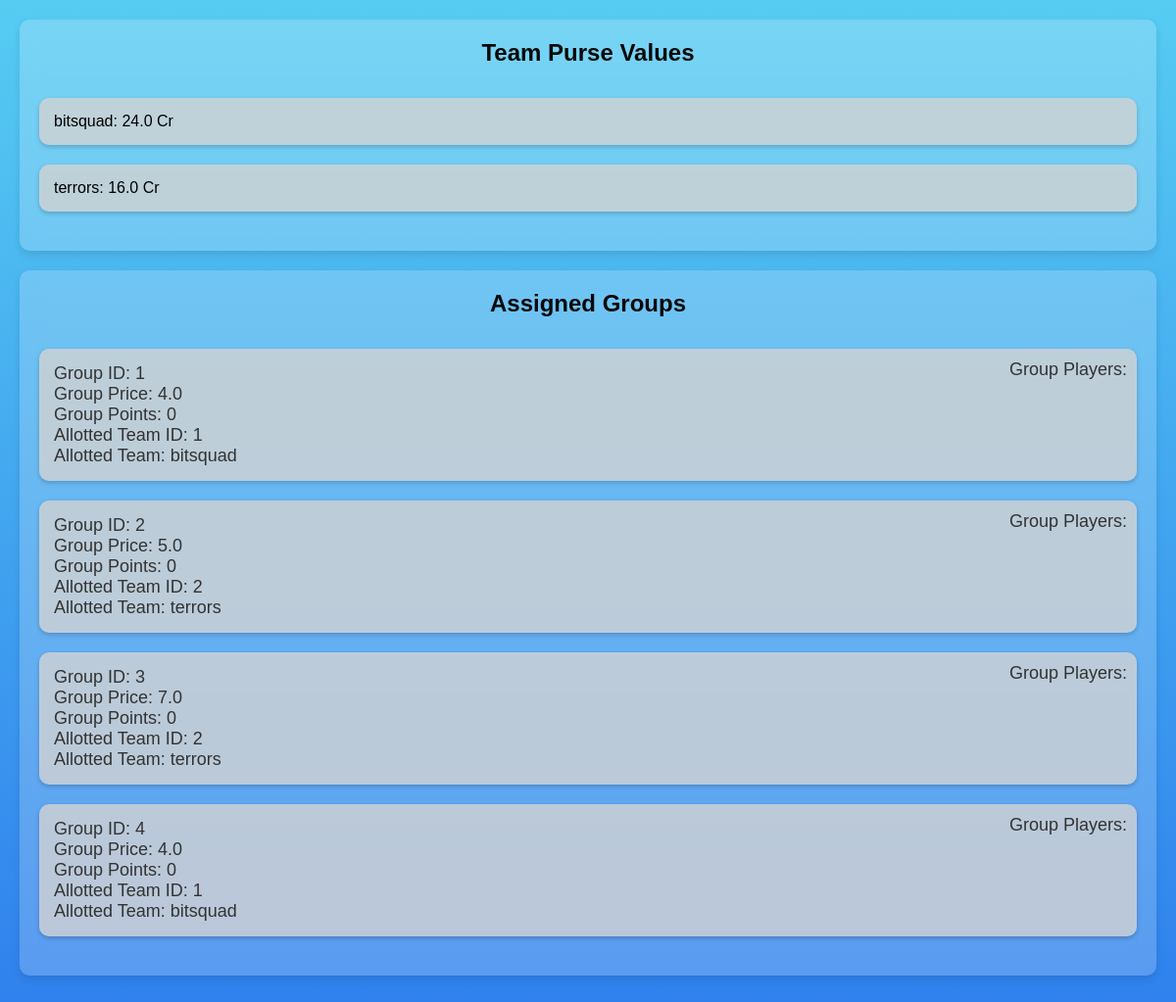
Page /groups/ on the earlier database version.
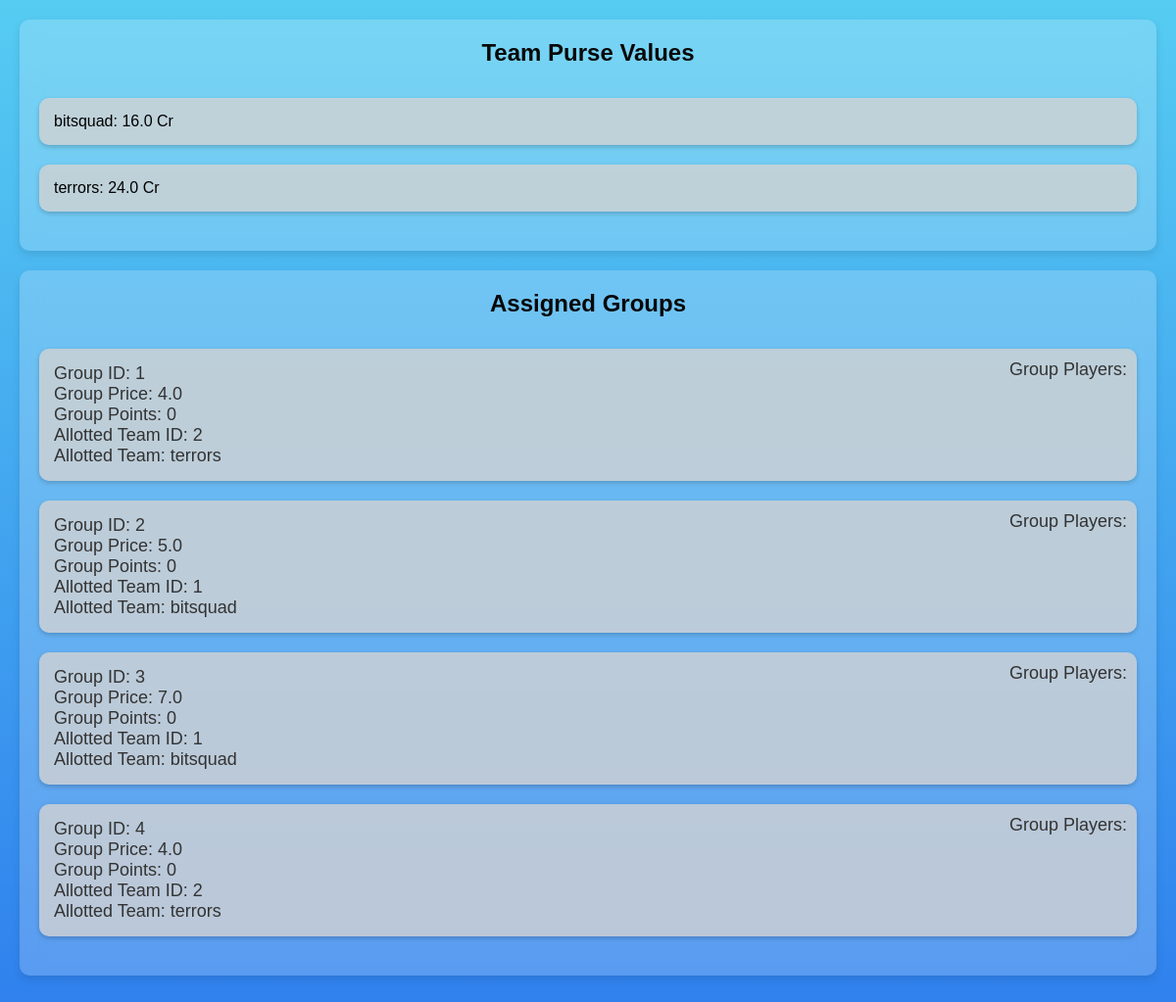
Same page on the later database version.
### Teams/models.py (models this page shows, shortened)
class Team(models.Model):
   team_id = models.IntegerField(primary_key=True)
   team_name = models.CharField(max_length=40, null=False)
   correct_answers = models.IntegerField(default=0)  # Incremental Logic in VIEWS [To be Implemented]
   purse_value = models.FloatField(default=40)  # Calculation Logic in VIEWS [To be Implemented]
   points_scored = models.IntegerField(default=0)  # Incremental Logic in VIEWS [To be Implemented]

### Players/models.py (models this page shows, shortened)
class Group(models.Model):
   group_id = models.IntegerField(primary_key=True)
   group_price = models.FloatField(default=0.0)
   group_points = models.IntegerField(default=0) # Incremental Logic in VIEWS [To be Implemented]
   alloted_team = models.ForeignKey(Team, on_delete=models.CASCADE, related_name='groups', null=True, blank=True)

### Teams/views.py (the view)
# urls.py: path('groups/', group_list, name='group_list'),
def group_list(request):
    teams = Team.objects.all()
    groups = Group.objects.all()
    for group in groups:
        group_stats = Stat.objects.filter(player__group=group)
        total_points = group_stats.aggregate(
            total_points=Sum('fielding') + Sum('bowling') + Sum('batting')
        )['total_points'] or 0  # Ensure 0 if no stats found
        group.group_points = total_points
        group.save()
    previous_assignment = request.session.get('existing_assignments', [])
    existing_assignments = set(group.group_id for group in groups if group.alloted_team_id is not None)
    for group in groups:
        if group.group_id in existing_assignments and group.group_id not in previous_assignment:
            team = Team.objects.get(team_id=group.alloted_team_id)
            team.purse_value -= group.group_price
            team.save()
    request.session['existing_assignments'] = list(existing_assignments)
    context = {
        'teams': teams,
        'groups': groups,
    }
    return render(request, 'group_list.html', context)

### Teams/templates/Teams/group_list.html (shortened to what this page needs)
{% load static %}
<!DOCTYPE html>
<html lang="en">
<head>
    <link rel="stylesheet" href="{% static 'Teams/group_list.css' %}">
</head>
<body>
    <div class="container">
        <div class="team-purse-container">
            <h2>Team Purse Values</h2>
            <ul>
                {% for team in teams %}
                <li>{{ team.team_name }}: {{ team.purse_value }} Cr</li>
                {% endfor %}
            </ul>
        </div>
        <div class="assigned-group-container">
            <h2>Assigned Groups</h2>
            <ul>
                {% for group in groups %}
                <li class="group-container">
                    <div class="group-info">
                        <form action="{% url 'group_list' %}" method="post">
                            Group ID: {{ group.group_id }}<br>
                            Group Price: {{ group.group_price }}<br>
                            Group Points: {{ group.group_points }}<br>
                            Allotted Team ID: {{ group.alloted_team.team_id }}<br>
                            Allotted Team: {{ group.alloted_team.team_name }}
                        </form>
                    </div>
                    <div class="player-names">
                        <p>Group Players:</p>
                    </div>
                </li>
                {% endfor %}
            </ul>
        </div>
    </div>
</body>
</html>

### Teams/static/Teams/group_list.css (style rules this page uses)
body { font-family: Arial, sans-serif; margin: 0; padding: 0; background: linear-gradient(to bottom, #56ccf2, #2f80ed); }
.container { padding: 20px; }
.team-purse-container, .assigned-group-container { position: relative; padding: 20px; border-radius: 10px; box-shadow: 0 4px 8px rgba(0, 0, 0, 0.1); background: rgba(255, 255, 255, 0.2); backdrop-filter: blur(10px); overflow-y: auto; margin-bottom: 20px; }
h2 { margin-top: 0; color: #080808; text-align: center; padding-bottom: 10px; border-bottom: 2px solid transparent; }
ul { list-style-type: none; padding: 0; }
li { margin-bottom: 20px; padding: 15px; background-color: rgba(211, 211, 211, 0.8); border-radius: 10px; box-shadow: 0 2px 5px rgba(0, 0, 0, 0.2); }
form { display: inline; }
.group-info { font-weight: bold; color: #333; font-size: 18px; }
.group-container { position: relative; margin-bottom: 20px; overflow: hidden; }
.group-info { float: left; font-weight: normal; }
.player-names { position: absolute; top: 10px; right: 10px; margin-top: 0; padding: 0; border-radius: 5px; display: flex; flex-direction: column; text-align: right; }
.player-names p { margin: 1px 0; font-size: 18px; color: #333; }

Differences in the rows shown:
changed Team "bitsquad": purse_value "24.0" → "16.0"
changed Team "terrors": purse_value "16.0" → "24.0"
changed Group id 1: alloted_team.team_id "1" → "2"; alloted_team.team_name "bitsquad" → "terrors"
changed Group id 2: alloted_team.team_id "2" → "1"; alloted_team.team_name "terrors" → "bitsquad"
changed Group id 3: alloted_team.team_id "2" → "1"; alloted_team.team_name "terrors" → "bitsquad"
changed Group id 4: alloted_team.team_id "1" → "2"; alloted_team.team_name "bitsquad" → "terrors"
